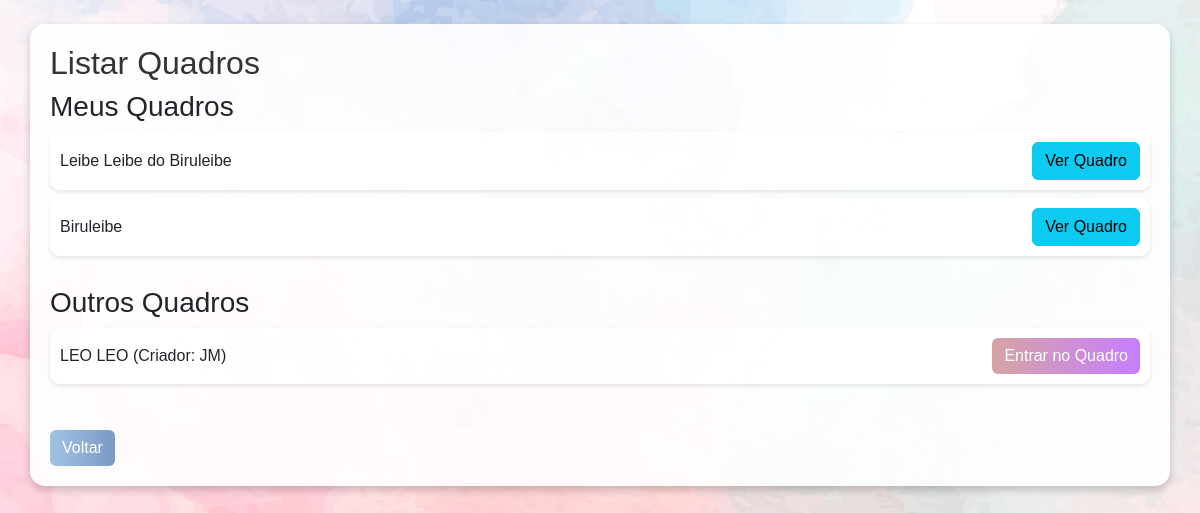
Screenshot of /list_boards (signed in) with the database file from the repository.
### models.py (models this page shows, shortened)
class Board(db.Model):
    __tablename__ = 'board'
    id = db.Column(db.Integer, primary_key=True)
    name = db.Column(db.String(150), nullable=False)
    creator_id = db.Column(db.Integer, db.ForeignKey('user.id'))
    creator = db.relationship('User', backref='created_boards')
    members = db.relationship('User', secondary='membership', back_populates='boards')
    columns = db.relationship('Column', back_populates='board', cascade='all, delete-orphan')

class User(db.Model, UserMixin):
    id = db.Column(db.Integer, primary_key=True)
    username = db.Column(db.String(150), unique=True, nullable=False)
    password = db.Column(db.String(150), nullable=False)
    boards = db.relationship('Board', secondary='membership', back_populates='members')

### app.py (the view)
    @app.route('/list_boards')
    @login_required
    def list_boards():
        boards_with_user = Board.query.join(Membership).filter(
            Membership.user_id == current_user.id
        ).all()
        user_created_boards = Board.query.filter_by(creator_id=current_user.id).all()
        boards_user_is_involved = set(boards_with_user) | set(user_created_boards)
        all_boards = Board.query.all()
        other_boards = [board for board in all_boards if board not in boards_user_is_involved]
        return render_template('list_boards.html', my_boards=boards_with_user, other_boards=other_boards)

### templates/list_boards.html (shortened to what this page needs)
<!DOCTYPE html>
<html lang="en">
<head>
    <link href="https://cdn.jsdelivr.net/npm/bootstrap@5.3.0-alpha1/dist/css/bootstrap.min.css" rel="stylesheet">
    <link href="https://cdnjs.cloudflare.com/ajax/libs/font-awesome/6.0.0-beta3/css/all.min.css" rel="stylesheet">
</head>
<body>
<div class="container mt-4">
    <h2>Listar Quadros</h2>
    <div class="boards-section">
        <h3>Meus Quadros</h3>
        {% for board in my_boards %}
        <div class="board-item mb-2">
            <span>{{ board.name }}</span>
            <a href="{{ url_for('view_board', board_id=board.id) }}" class="btn btn-info">Ver Quadro</a>
        </div>
        {% else %}
        <div class="board-item">Você ainda não tem quadros.</div>
        {% endfor %}
    </div>
    <div class="boards-section">
        <h3>Outros Quadros</h3>
        {% for board in other_boards %}
        <div class="board-item mb-2">
            <span>{{ board.name }} (Criador: {{ board.creator.username }})</span>
            <form action="{{ url_for('join_board', board_id=board.id) }}" method="post" class="d-inline">
                <button type="submit" class="btn btn-success">Entrar no Quadro</button>
            </form>
        </div>
        {% else %}
        <div class="board-item">Não há outros quadros disponíveis.</div>
        {% endfor %}
    </div>
    <a href="{{ url_for('dashboard') }}" class="btn btn-secondary mt-3">Voltar</a>
</div>
</body>
</html>

### templates/list_boards.html (style rules this page uses)
body, html { height: 100%; margin: 0; font-family: Arial, Helvetica, sans-serif; background: url("/static/images/background.jpg") no-repeat center center fixed; background-size: cover; }
.container { background: rgba(255, 255, 255, 0.9); padding: 20px; border-radius: 15px; box-shadow: 0 4px 8px rgba(0, 0, 0, 0.2); margin-top: 50px; }
h2 { color: #333; }
.boards-section { margin-bottom: 30px; }
.board-item { background: rgba(255, 255, 255, 0.8); padding: 10px; border-radius: 10px; box-shadow: 0 2px 4px rgba(0, 0, 0, 0.1); margin-bottom: 10px; display: flex; justify-content: space-between; align-items: center; }
.btn-success { background: linear-gradient(to right, #d6a4a4, #c77dff); border: none; }
.btn-secondary { background: linear-gradient(to right, #a2c2e4, #7a9ac4); border: none; }

### rows the page displays
Board: name "Leibe Leibe do Biruleibe"
Board: name "Biruleibe"
Board: name "LEO LEO", creator.username "JM"
